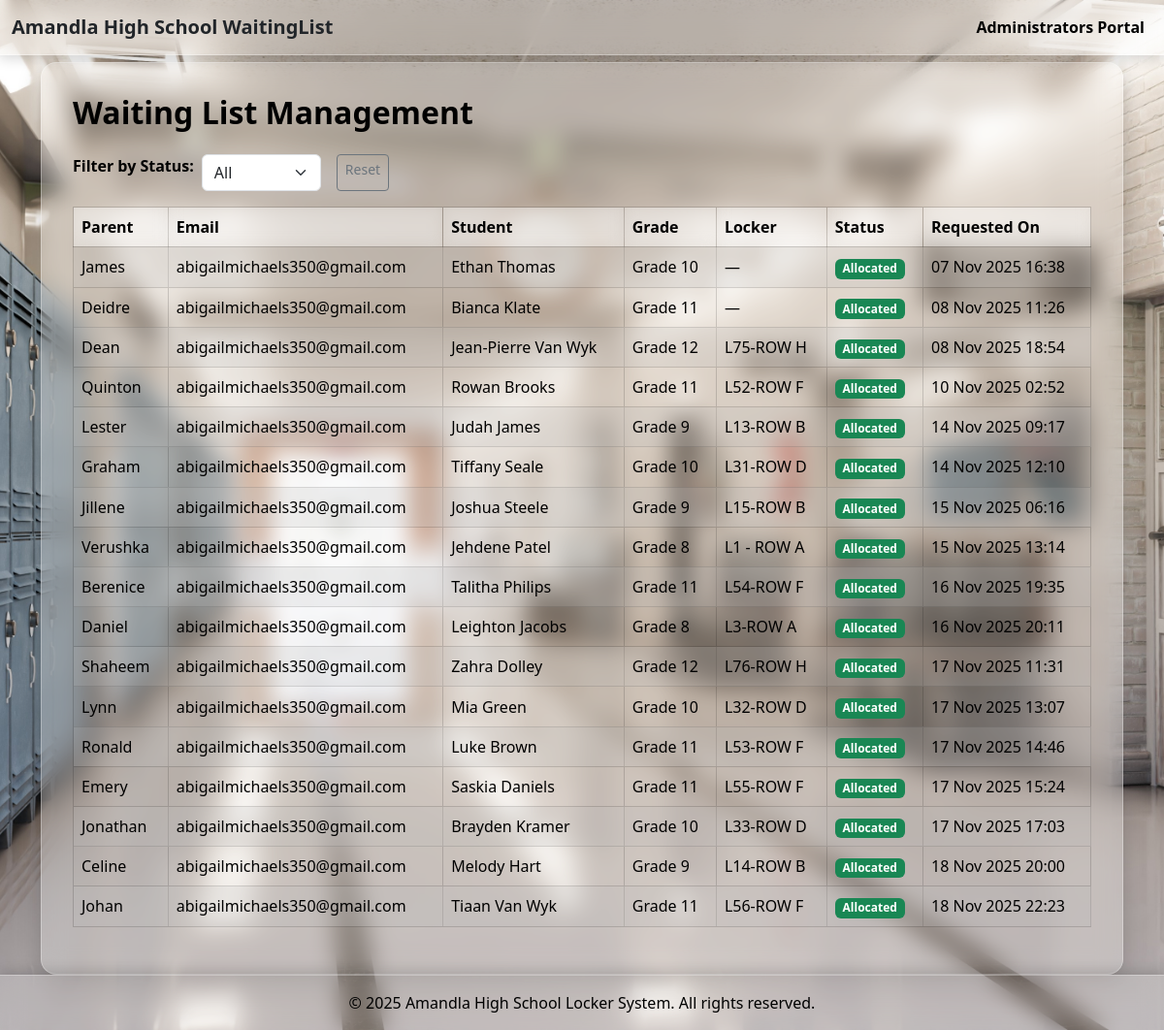
The page /waitinglist.php (signed in) on the database its author committed.
### tables this page shows
CREATE TABLE `waitinglist` (
  `WaitingListID` varchar(100) NOT NULL,
  `BookingID` varchar(100) NOT NULL,
  `ParentID` bigint(20) DEFAULT NULL,
  `LockerID` varchar(100) DEFAULT NULL,
  `AdminID` int(11) DEFAULT NULL,
  `StudentSchoolNumber` int(11) NOT NULL,
  `RequestedOn` timestamp NOT NULL DEFAULT current_timestamp(),
  `Status` enum('Waiting','Allocated','Cancelled') DEFAULT 'Waiting'
);

CREATE TABLE `parents` (
  `ParentID` bigint(20) NOT NULL,
  `ParentTitle` varchar(100) DEFAULT NULL,
  `ParentName` varchar(100) DEFAULT NULL,
  `ParentSurname` varchar(100) DEFAULT NULL,
  `ParentEmail` varchar(100) DEFAULT NULL,
  `ParentHomeAddress` varchar(100) DEFAULT NULL,
  `ParentPhoneNumber` int(11) DEFAULT NULL,
  `Password` varchar(50) DEFAULT NULL
);

CREATE TABLE `students` (
  `StudentSchoolNumber` int(11) NOT NULL,
  `StudentName` varchar(100) DEFAULT NULL,
  `StudentSurname` varchar(100) DEFAULT NULL,
  `StudentGrade` varchar(100) DEFAULT NULL,
  `ParentID` bigint(20) DEFAULT NULL
);

CREATE TABLE `lockers` (
  `LockerID` varchar(100) NOT NULL,
  `LockerGrade` tinyint(3) UNSIGNED DEFAULT NULL,
  `Status` enum('Available','Allocated','Maintenance') DEFAULT 'Available',
  `StudentSchoolNumber` int(11) DEFAULT NULL
);

### waitinglist.php (the view, shortened to what this page needs)
<?php
$mysqli = new mysqli('127.0.0.1', 'root', '', 'amandlahighschool_lockersystem');
$mysqli->set_charset("utf8mb4");
$filter = $_GET['filter'] ?? 'all';
$whereClause = $filter !== 'all' ? "WHERE w.Status = '".$mysqli->real_escape_string($filter)."'" : '';
$sql = "
    SELECT
      w.WaitingListID,
      w.BookingID,
      w.Status,
      w.RequestedOn,
      p.ParentName,
      p.ParentEmail,
      s.StudentName,
      s.StudentSurname,
      s.StudentGrade,
      l.LockerID
    FROM waitinglist w
    JOIN bookings b ON w.BookingID = b.BookingID
    JOIN students s ON b.StudentSchoolNumber = s.StudentSchoolNumber
    JOIN parents p ON b.ParentID = p.ParentID
    LEFT JOIN lockers l ON w.LockerID = l.LockerID
    $whereClause
    ORDER BY w.RequestedOn ASC
";
$result = $mysqli->query($sql);
?>
<!DOCTYPE html>
<html lang="en">
<head>
  <link href="https://cdn.jsdelivr.net/npm/bootstrap@5.3.2/dist/css/bootstrap.min.css" rel="stylesheet">
</head>
<body class="d-flex flex-column min-vh-100">
<nav class="navbar navbar-expand-lg glass-nav fixed-top">
  <div class="container-fluid">
    <a class="navbar-brand fw-bold text-dark" href="#">Amandla High School WaitingList</a>
    <div class="collapse navbar-collapse justify-content-end">
      <ul class="navbar-nav">
        <li class="nav-item"><a class="nav-link" href="/amandla-lockersystem/admin/admin_portal.php">Administrators Portal</a></li>
      </ul>
    </div>
  </div>
</nav>
<div class="container my-auto pt-5">
  <div class="glass-card mt-3">
    <h2 class="fw-bold mb-4">Waiting List Management</h2>
    <form method="GET" class="mb-3 d-flex">
      <label class="me-2 fw-bold">Filter by Status:</label>
      <select name="filter" class="form-select w-auto me-2" onchange="this.form.submit()">
        <option value="all" <?= $filter=='all'?'selected':'' ?>>All</option>
      </select>
      <a href="waitinglist.php" class="btn btn-outline-secondary btn-sm ms-2">Reset</a>
    </form>
  <?php if(isset($result) && $result->num_rows > 0): ?>
  <div class="table-responsive">
    <table class="table table-bordered table-striped table-hover align-middle">
      <thead>
        <tr>
          <th>Parent</th>
          <th>Email</th>
          <th>Student</th>
          <th>Grade</th>
          <th>Locker</th>
          <th>Status</th>
          <th>Requested On</th>
        </tr>
      </thead>
      <tbody>
        <?php while ($row = $result->fetch_assoc()): ?>
          <tr>
            <td><?= htmlspecialchars($row['ParentName']) ?></td>
            <td><?= htmlspecialchars($row['ParentEmail']) ?></td>
            <td><?= htmlspecialchars($row['StudentName'] . ' ' . $row['StudentSurname']) ?></td>
            <td><?= htmlspecialchars($row['StudentGrade']) ?></td>
            <td><?= htmlspecialchars($row['LockerID'] ?? '—') ?></td>
            <td>
              <?php if ($row['Status'] === 'Waiting'): ?>
                <span class="badge bg-warning text-dark">Waiting</span>
              <?php elseif ($row['Status'] === 'Allocated'): ?>
                <span class="badge bg-success">Allocated</span>
              <?php else: ?>
                <span class="badge bg-secondary">Cancelled</span>
              <?php endif; ?>
            </td>
            <td><?= date('d M Y H:i', strtotime($row['RequestedOn'])) ?></td>
          </tr>
        <?php endwhile; ?>
      </tbody>
    </table>
  </div>
<?php else: ?>
  <p>No <?= htmlspecialchars($filter) ?> records found.</p>
<?php endif; ?>
  </div>
</div>
<footer class="glass-footer text-center py-3 mt-auto">
 &copy; <?= date('Y') ?> Amandla High School Locker System. All rights reserved.
</footer>
</body>
</html>

### waitinglist.php (style rules this page uses)
body { background: url('/amandla-lockersystem/css/images/hallway.jpg') center/cover no-repeat fixed; min-height: 100vh; margin: 0; padding: 0; color: #000; }
.glass-card { background: rgba(255, 255, 255, 0.25); border-radius: 16px; padding: 2rem; box-shadow: 0 6px 25px rgba(0,0,0,0.2); backdrop-filter: blur(12px); -webkit-backdrop-filter: blur(12px); border: 1px solid rgba(255, 255, 255, 0.3); color: #000; }
.glass-card .table { background: transparent; color: #000; border-color: rgba(0, 0, 0, 0.15); }
.glass-card .table thead th { background: rgba(255, 255, 255, 0.35); backdrop-filter: blur(8px); -webkit-backdrop-filter: blur(8px); color: #000; border-bottom: 1px solid rgba(0, 0, 0, 0.2); }
.glass-card .table tbody td { background: transparent; color: #000; }
.glass-card .table.table-striped tbody tr:nth-of-type(odd) { background-color: rgba(255, 255, 255, 0.15); }
.glass-nav { background: rgba(255, 255, 255, 0.2) !important; backdrop-filter: blur(12px); -webkit-backdrop-filter: blur(12px); border-bottom: 1px solid rgba(255, 255, 255, 0.3); box-shadow: 0 4px 12px rgba(0,0,0,0.15); }
.glass-nav .nav-link { color: #000 !important; font-weight: 600; position: relative; }
.glass-nav .nav-link::after { content: ""; position: absolute; width: 0; height: 2px; left: 0; bottom: -4px; background-color: black; transition: width 0.3s ease; }
.glass-footer { background: rgba(255, 255, 255, 0.2); backdrop-filter: blur(12px); -webkit-backdrop-filter: blur(12px); border-top: 1px solid rgba(255, 255, 255, 0.3); box-shadow: 0 -4px 12px rgba(0,0,0,0.15); color: #000; }

### rows shown on the page
waitinglist: ParentID.ParentName "James", ParentID.ParentEmail "abigailmichaels350@gmail.com", students.StudentName+StudentSurname "Ethan Thomas", students.StudentGrade "Grade 10", LockerID "—", Status "Allocated", RequestedOn "07 Nov 2025 16:38"
waitinglist: ParentID.ParentName "Deidre", ParentID.ParentEmail "abigailmichaels350@gmail.com", students.StudentName+StudentSurname "Bianca Klate", students.StudentGrade "Grade 11", LockerID "—", Status "Allocated", RequestedOn "08 Nov 2025 11:26"
waitinglist: ParentID.ParentName "Dean", ParentID.ParentEmail "abigailmichaels350@gmail.com", students.StudentName+StudentSurname "Jean-Pierre Van Wyk", students.StudentGrade "Grade 12", LockerID.LockerID "L75-ROW H", Status "Allocated", RequestedOn "08 Nov 2025 18:54"
waitinglist: ParentID.ParentName "Quinton", ParentID.ParentEmail "abigailmichaels350@gmail.com", students.StudentName+StudentSurname "Rowan Brooks", students.StudentGrade "Grade 11", LockerID.LockerID "L52-ROW F", Status "Allocated", RequestedOn "10 Nov 2025 02:52"
waitinglist: ParentID.ParentName "Lester", ParentID.ParentEmail "abigailmichaels350@gmail.com", students.StudentName+StudentSurname "Judah James", students.StudentGrade "Grade 9", LockerID.LockerID "L13-ROW B", Status "Allocated", RequestedOn "14 Nov 2025 09:17"
waitinglist: ParentID.ParentName "Graham", ParentID.ParentEmail "abigailmichaels350@gmail.com", students.StudentName+StudentSurname "Tiffany Seale", students.StudentGrade "Grade 10", LockerID.LockerID "L31-ROW D", Status "Allocated", RequestedOn "14 Nov 2025 12:10"
waitinglist: ParentID.ParentName "Jillene", ParentID.ParentEmail "abigailmichaels350@gmail.com", students.StudentName+StudentSurname "Joshua Steele", students.StudentGrade "Grade 9", LockerID.LockerID "L15-ROW B", Status "Allocated", RequestedOn "15 Nov 2025 06:16"
waitinglist: ParentID.ParentName "Verushka", ParentID.ParentEmail "abigailmichaels350@gmail.com", students.StudentName+StudentSurname "Jehdene Patel", students.StudentGrade "Grade 8", LockerID.LockerID "L1 - ROW A", Status "Allocated", RequestedOn "15 Nov 2025 13:14"
waitinglist: ParentID.ParentName "Berenice", ParentID.ParentEmail "abigailmichaels350@gmail.com", students.StudentName+StudentSurname "Talitha Philips", students.StudentGrade "Grade 11", LockerID.LockerID "L54-ROW F", Status "Allocated", RequestedOn "16 Nov 2025 19:35"
waitinglist: ParentID.ParentName "Daniel", ParentID.ParentEmail "abigailmichaels350@gmail.com", students.StudentName+StudentSurname "Leighton Jacobs", students.StudentGrade "Grade 8", LockerID.LockerID "L3-ROW A", Status "Allocated", RequestedOn "16 Nov 2025 20:11"
waitinglist: ParentID.ParentName "Shaheem", ParentID.ParentEmail "abigailmichaels350@gmail.com", students.StudentName+StudentSurname "Zahra Dolley", students.StudentGrade "Grade 12", LockerID.LockerID "L76-ROW H", Status "Allocated", RequestedOn "17 Nov 2025 11:31"
waitinglist: ParentID.ParentName "Lynn", ParentID.ParentEmail "abigailmichaels350@gmail.com", students.StudentName+StudentSurname "Mia Green", students.StudentGrade "Grade 10", LockerID.LockerID "L32-ROW D", Status "Allocated", RequestedOn "17 Nov 2025 13:07"
waitinglist: ParentID.ParentName "Ronald", ParentID.ParentEmail "abigailmichaels350@gmail.com", students.StudentName+StudentSurname "Luke Brown", students.StudentGrade "Grade 11", LockerID.LockerID "L53-ROW F", Status "Allocated", RequestedOn "17 Nov 2025 14:46"
waitinglist: ParentID.ParentName "Emery", ParentID.ParentEmail "abigailmichaels350@gmail.com", students.StudentName+StudentSurname "Saskia Daniels", students.StudentGrade "Grade 11", LockerID.LockerID "L55-ROW F", Status "Allocated", RequestedOn "17 Nov 2025 15:24"
waitinglist: ParentID.ParentName "Jonathan", ParentID.ParentEmail "abigailmichaels350@gmail.com", students.StudentName+StudentSurname "Brayden Kramer", students.StudentGrade "Grade 10", LockerID.LockerID "L33-ROW D", Status "Allocated", RequestedOn "17 Nov 2025 17:03"
waitinglist: ParentID.ParentName "Celine", ParentID.ParentEmail "abigailmichaels350@gmail.com", students.StudentName+StudentSurname "Melody Hart", students.StudentGrade "Grade 9", LockerID.LockerID "L14-ROW B", Status "Allocated", RequestedOn "18 Nov 2025 20:00"
waitinglist: ParentID.ParentName "Johan", ParentID.ParentEmail "abigailmichaels350@gmail.com", students.StudentName+StudentSurname "Tiaan Van Wyk", students.StudentGrade "Grade 11", LockerID.LockerID "L56-ROW F", Status "Allocated", RequestedOn "18 Nov 2025 22:23"
